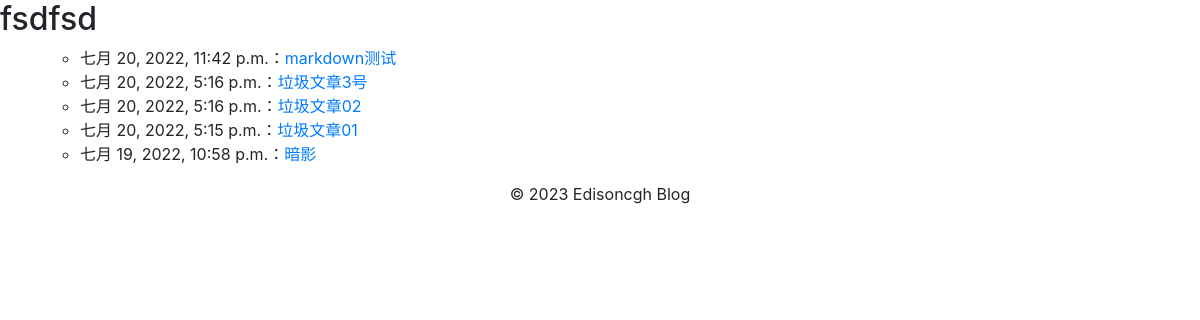
Screenshot of /blog/category/1/ with the database file from the repository.
### blog/models.py (models this page shows, shortened)
class Category(models.Model):
    cat_id = models.AutoField(verbose_name='类别id', primary_key=True)  # 主键，自增
    cat_name = models.CharField(
        verbose_name='类别名称', max_length=20, null=False)
    add_date = models.DateTimeField(
        verbose_name='添加日期', default=timezone.now)
    class Meta:
        db_table = "categories"  # 数据库表名
        verbose_name = '类别'  # 指定后台显示模型名称
        verbose_name_plural = '所有类别'  # 指定后台显示模型复数名称

class Article(models.Model):
    SMALL_TALK = 'sm'
    BLOG_ARTICLE = 'lg'
    CONTENT_TYPE_CHOICE = (
        (SMALL_TALK, '说说'),
        (BLOG_ARTICLE, '博文')
    )
    content_type = models.CharField(
        max_length=5,
        choices=CONTENT_TYPE_CHOICE,
        default=BLOG_ARTICLE,
        verbose_name='内容类型'
    )  # 内容类型，默认为博文
    category = models.ForeignKey(
        Category, on_delete=models.CASCADE, verbose_name='文章分类', null=True, blank=True)  # 外键，指向所属分类
    article_id = models.IntegerField(
        verbose_name='文章ID', primary_key=True)  # 主键，自增
    title = models.CharField(verbose_name='标题', max_length=50, default='无题')
    content = MDTextField(verbose_name='正文', blank=True, null=True)
    publish_date = models.DateTimeField(
        verbose_name='发布日期', default=timezone.now, editable=False)
    comment_num = models.PositiveIntegerField(
        verbose_name='评论数', default=0, editable=False)
    like_num = models.PositiveIntegerField(
        verbose_name='点赞数', default=0, editable=False)
    visit_num = models.PositiveIntegerField(
        verbose_name='浏览数', default=0, editable=False)
    class Meta:
        db_table = "articles"  # 数据库表名
        ordering = ['-publish_date']  # 按发布日志降序排序
        verbose_name = '文章'  # 指定后台显示模型名称
        verbose_name_plural = '所有文章'  # 指定后台显示模型复数名称

### blog/views.py (the view)
def category_articles(request, category_id):  # 分类页面
    category = Category.objects.get(cat_id=category_id)
    articles = Article.objects.filter(
        category=category
    ).order_by('-publish_date')
    context = {
        'category': category,
        'articles': articles,
    }
    return render(request, 'category.html', context)

### blog/templates/category.html (shortened to what this page needs)
{% extends 'base.html' %}
{% block content %}
<h2>{{ category.cat_name }}</h2>
<ul>
    <ul>
        {% for article in articles %}
        <li>
            {{ article.publish_date }}：<a href="{% url 'blog:content' article.article_id %}">{{ article.title }}</a>
        </li>
        {% endfor %}
    </ul>
</ul>
{% endblock %}

### rows the page displays
Category: cat_name "fsdfsd"
Article: publish_date "七月 20, 2022, 11:42 p.m.", title "markdown测试"
Article: publish_date "七月 20, 2022, 5:16 p.m.", title "垃圾文章3号"
Article: publish_date "七月 20, 2022, 5:16 p.m.", title "垃圾文章02"
Article: publish_date "七月 20, 2022, 5:15 p.m.", title "垃圾文章01"
Article: publish_date "七月 19, 2022, 10:58 p.m.", title "暗影"
